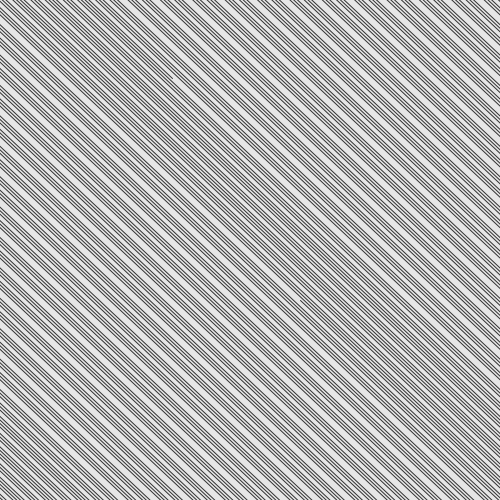
Frame 1 (no input)
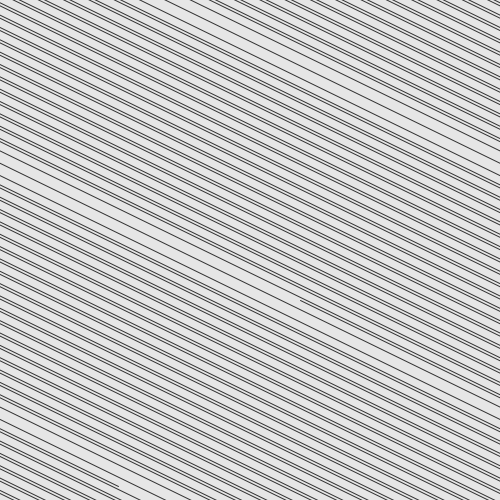
Frame 60 (the mouse pressed at the canvas centre just before this capture)
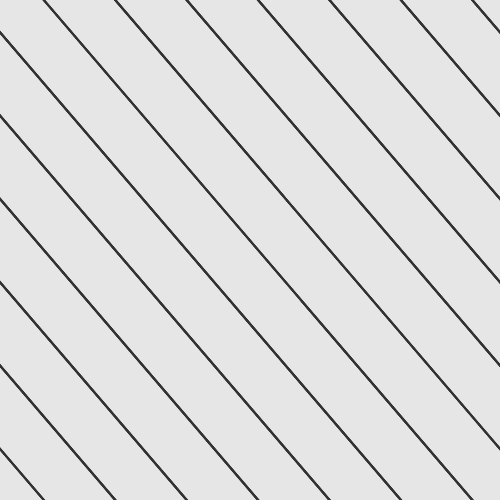
Frame 120 (the mouse held since frame 60 and released just before this capture)

The Processing sketch that drew these frames (run headless with seeded random() and noise(); from frame 60 on, the mouse is pressed at the canvas centre):

// Processing sketch: s008_line_wrapping
// ── s008_line_wrapping.pde
// made by alex
// iamalexbaker@gmail.com

float x1 = 300;
float x2 = 50000;
float y1 = 300;
float y2 = 50000;

float adj = 8000;
void setup(){
  size(500,500);
  background(230);
  stroke(50);
  longline(x1,y1,x2,y2);
  /*if(x2>width){
    float x3 = -max(0,width-x1);
    float x4 = x3 + (x2-x1);
    float y3 = -max(0,height-y1);
    float y4 = y3 + (y2-y1);
    line(x3,y1,x4,y2);
  }*/
  
}

void draw(){
  println("");
  background(230);
  x2 += random(adj)-(adj/2);
  y2 += random(adj)-(adj/2);
  longline(x1,y1,x2,y2);
}

void longline(float x1, float y1, float x2, float y2)
{
  int a = 0;
  int xc = 0;
  int yc = 0;
  
  line(x1,y1,x2,y2);
  
  if(x2<0){ xc = -1; a++;}
  if(x2>width){ xc = 1; a++;}
  if(y2<0){ yc = -1; a++;}
  if(y2>height){ yc = 1; a++;}
  
  print(a+", "+xc+", "+yc+" ("+x1+","+y1+") -> ("+x2+","+y2+")\n");
  
  // if line crosses both axes, find out which one it crosses first
  if(a>1)
  {
    float xi = 0; // x intercept
    if(xc==1) xi = width;
    float m = (y2-y1)/(x2-x1); // y = mx+b, find line equation
    float b = y1 - (m*x1);
    float yi = (m*xi) + b;
    if(yi>height || yi<0) xc = 0;
    else yc = 0;
    a--;
  }
  
  // line crosses one axis or we've decided which axis to cross first
  if(a==1)
  {
    if(xc==1)
    {
      float x3 = -(width-x1);
      float x4 = x3 + (x2-x1);
      longline(x3,y1,x4,y2);
    }
    if(xc==-1)
    {
      float x3 = width + x1;
      float x4 = width + x2;
      longline(x3,y1,x4,y2);
    }
    if(yc==1)
    {
      float y3 = -(height-y1);
      float y4 = y3 + (y2-y1);
      longline(x1,y3,x2,y4);
    }
    if(yc==-1)
    {
      float y3 = height + y1;
      float y4 = height + y2;
      longline(x1,y3,x2,y4);
    }
  }
}
